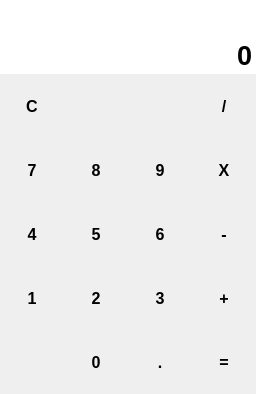
<?xml version="1.0" encoding="UTF-8"?>
<ui version="4.0">
 <class>form_calculatrice</class>
 <widget class="QWidget" name="form_calculatrice">
  <property name="geometry">
   <rect>
    <x>0</x>
    <y>0</y>
    <width>256</width>
    <height>360</height>
   </rect>
  </property>
  <property name="windowTitle">
   <string>Calculatrice</string>
  </property>
  <layout class="QGridLayout" name="gridLayout">
   <property name="leftMargin">
    <number>0</number>
   </property>
   <property name="topMargin">
    <number>0</number>
   </property>
   <property name="rightMargin">
    <number>0</number>
   </property>
   <property name="bottomMargin">
    <number>0</number>
   </property>
   <property name="spacing">
    <number>0</number>
   </property>
   <item row="2" column="0">
    <widget class="QPushButton" name="btn_c">
     <property name="minimumSize">
      <size>
       <width>64</width>
       <height>64</height>
      </size>
     </property>
     <property name="maximumSize">
      <size>
       <width>64</width>
       <height>64</height>
      </size>
     </property>
     <property name="font">
      <font>
       <pointsize>12</pointsize>
       <weight>75</weight>
       <bold>true</bold>
      </font>
     </property>
     <property name="text">
      <string>C</string>
     </property>
     <property name="flat">
      <bool>true</bool>
     </property>
    </widget>
   </item>
   <item row="3" column="0">
    <widget class="QPushButton" name="btn_7">
     <property name="minimumSize">
      <size>
       <width>64</width>
       <height>64</height>
      </size>
     </property>
     <property name="maximumSize">
      <size>
       <width>64</width>
       <height>64</height>
      </size>
     </property>
     <property name="font">
      <font>
       <pointsize>12</pointsize>
       <weight>75</weight>
       <bold>true</bold>
      </font>
     </property>
     <property name="text">
      <string>7</string>
     </property>
     <property name="flat">
      <bool>true</bool>
     </property>
    </widget>
   </item>
   <item row="3" column="1">
    <widget class="QPushButton" name="btn_8">
     <property name="minimumSize">
      <size>
       <width>64</width>
       <height>64</height>
      </size>
     </property>
     <property name="maximumSize">
      <size>
       <width>64</width>
       <height>64</height>
      </size>
     </property>
     <property name="font">
      <font>
       <pointsize>12</pointsize>
       <weight>75</weight>
       <bold>true</bold>
      </font>
     </property>
     <property name="text">
      <string>8</string>
     </property>
     <property name="flat">
      <bool>true</bool>
     </property>
    </widget>
   </item>
   <item row="3" column="2">
    <widget class="QPushButton" name="btn_9">
     <property name="minimumSize">
      <size>
       <width>64</width>
       <height>64</height>
      </size>
     </property>
     <property name="maximumSize">
      <size>
       <width>64</width>
       <height>64</height>
      </size>
     </property>
     <property name="font">
      <font>
       <pointsize>12</pointsize>
       <weight>75</weight>
       <bold>true</bold>
      </font>
     </property>
     <property name="text">
      <string>9</string>
     </property>
     <property name="flat">
      <bool>true</bool>
     </property>
    </widget>
   </item>
   <item row="3" column="3">
    <widget class="QPushButton" name="btn_mult">
     <property name="minimumSize">
      <size>
       <width>64</width>
       <height>64</height>
      </size>
     </property>
     <property name="maximumSize">
      <size>
       <width>64</width>
       <height>64</height>
      </size>
     </property>
     <property name="font">
      <font>
       <pointsize>12</pointsize>
       <weight>75</weight>
       <bold>true</bold>
      </font>
     </property>
     <property name="text">
      <string>X</string>
     </property>
     <property name="flat">
      <bool>true</bool>
     </property>
    </widget>
   </item>
   <item row="4" column="0">
    <widget class="QPushButton" name="btn_4">
     <property name="minimumSize">
      <size>
       <width>64</width>
       <height>64</height>
      </size>
     </property>
     <property name="maximumSize">
      <size>
       <width>64</width>
       <height>64</height>
      </size>
     </property>
     <property name="font">
      <font>
       <pointsize>12</pointsize>
       <weight>75</weight>
       <bold>true</bold>
      </font>
     </property>
     <property name="text">
      <string>4</string>
     </property>
     <property name="flat">
      <bool>true</bool>
     </property>
    </widget>
   </item>
   <item row="4" column="1">
    <widget class="QPushButton" name="btn_5">
     <property name="minimumSize">
      <size>
       <width>64</width>
       <height>64</height>
      </size>
     </property>
     <property name="maximumSize">
      <size>
       <width>64</width>
       <height>64</height>
      </size>
     </property>
     <property name="font">
      <font>
       <pointsize>12</pointsize>
       <weight>75</weight>
       <bold>true</bold>
      </font>
     </property>
     <property name="text">
      <string>5</string>
     </property>
     <property name="flat">
      <bool>true</bool>
     </property>
    </widget>
   </item>
   <item row="4" column="2">
    <widget class="QPushButton" name="btn_6">
     <property name="minimumSize">
      <size>
       <width>64</width>
       <height>64</height>
      </size>
     </property>
     <property name="maximumSize">
      <size>
       <width>64</width>
       <height>64</height>
      </size>
     </property>
     <property name="font">
      <font>
       <pointsize>12</pointsize>
       <weight>75</weight>
       <bold>true</bold>
      </font>
     </property>
     <property name="text">
      <string>6</string>
     </property>
     <property name="flat">
      <bool>true</bool>
     </property>
    </widget>
   </item>
   <item row="4" column="3">
    <widget class="QPushButton" name="btn_moins">
     <property name="minimumSize">
      <size>
       <width>64</width>
       <height>64</height>
      </size>
     </property>
     <property name="maximumSize">
      <size>
       <width>64</width>
       <height>64</height>
      </size>
     </property>
     <property name="font">
      <font>
       <pointsize>12</pointsize>
       <weight>75</weight>
       <bold>true</bold>
      </font>
     </property>
     <property name="text">
      <string>-</string>
     </property>
     <property name="flat">
      <bool>true</bool>
     </property>
    </widget>
   </item>
   <item row="5" column="0">
    <widget class="QPushButton" name="btn_1">
     <property name="minimumSize">
      <size>
       <width>64</width>
       <height>64</height>
      </size>
     </property>
     <property name="maximumSize">
      <size>
       <width>64</width>
       <height>64</height>
      </size>
     </property>
     <property name="font">
      <font>
       <pointsize>12</pointsize>
       <weight>75</weight>
       <bold>true</bold>
      </font>
     </property>
     <property name="text">
      <string>1</string>
     </property>
     <property name="flat">
      <bool>true</bool>
     </property>
    </widget>
   </item>
   <item row="5" column="1">
    <widget class="QPushButton" name="btn_2">
     <property name="minimumSize">
      <size>
       <width>64</width>
       <height>64</height>
      </size>
     </property>
     <property name="maximumSize">
      <size>
       <width>64</width>
       <height>64</height>
      </size>
     </property>
     <property name="font">
      <font>
       <pointsize>12</pointsize>
       <weight>75</weight>
       <bold>true</bold>
      </font>
     </property>
     <property name="text">
      <string>2</string>
     </property>
     <property name="flat">
      <bool>true</bool>
     </property>
    </widget>
   </item>
   <item row="5" column="2">
    <widget class="QPushButton" name="btn_3">
     <property name="minimumSize">
      <size>
       <width>64</width>
       <height>64</height>
      </size>
     </property>
     <property name="maximumSize">
      <size>
       <width>64</width>
       <height>64</height>
      </size>
     </property>
     <property name="font">
      <font>
       <pointsize>12</pointsize>
       <weight>75</weight>
       <bold>true</bold>
      </font>
     </property>
     <property name="text">
      <string>3</string>
     </property>
     <property name="flat">
      <bool>true</bool>
     </property>
    </widget>
   </item>
   <item row="5" column="3">
    <widget class="QPushButton" name="btn_plus">
     <property name="minimumSize">
      <size>
       <width>64</width>
       <height>64</height>
      </size>
     </property>
     <property name="maximumSize">
      <size>
       <width>64</width>
       <height>64</height>
      </size>
     </property>
     <property name="font">
      <font>
       <pointsize>12</pointsize>
       <weight>75</weight>
       <bold>true</bold>
      </font>
     </property>
     <property name="text">
      <string>+</string>
     </property>
     <property name="flat">
      <bool>true</bool>
     </property>
    </widget>
   </item>
   <item row="6" column="1">
    <widget class="QPushButton" name="btn_0">
     <property name="minimumSize">
      <size>
       <width>64</width>
       <height>64</height>
      </size>
     </property>
     <property name="maximumSize">
      <size>
       <width>64</width>
       <height>64</height>
      </size>
     </property>
     <property name="font">
      <font>
       <pointsize>12</pointsize>
       <weight>75</weight>
       <bold>true</bold>
      </font>
     </property>
     <property name="text">
      <string>0</string>
     </property>
     <property name="flat">
      <bool>true</bool>
     </property>
    </widget>
   </item>
   <item row="6" column="2">
    <widget class="QPushButton" name="btn_point">
     <property name="minimumSize">
      <size>
       <width>64</width>
       <height>64</height>
      </size>
     </property>
     <property name="maximumSize">
      <size>
       <width>64</width>
       <height>64</height>
      </size>
     </property>
     <property name="font">
      <font>
       <pointsize>12</pointsize>
       <weight>75</weight>
       <bold>true</bold>
      </font>
     </property>
     <property name="text">
      <string>.</string>
     </property>
     <property name="flat">
      <bool>true</bool>
     </property>
    </widget>
   </item>
   <item row="6" column="3">
    <widget class="QPushButton" name="btn_egal">
     <property name="minimumSize">
      <size>
       <width>64</width>
       <height>64</height>
      </size>
     </property>
     <property name="maximumSize">
      <size>
       <width>64</width>
       <height>64</height>
      </size>
     </property>
     <property name="font">
      <font>
       <pointsize>12</pointsize>
       <weight>75</weight>
       <bold>true</bold>
      </font>
     </property>
     <property name="text">
      <string>=</string>
     </property>
     <property name="flat">
      <bool>true</bool>
     </property>
    </widget>
   </item>
   <item row="1" column="0" colspan="4">
    <widget class="QLineEdit" name="le_resultat">
     <property name="font">
      <font>
       <pointsize>20</pointsize>
       <weight>75</weight>
       <bold>true</bold>
      </font>
     </property>
     <property name="text">
      <string>0</string>
     </property>
     <property name="frame">
      <bool>false</bool>
     </property>
     <property name="alignment">
      <set>Qt::AlignRight|Qt::AlignTrailing|Qt::AlignVCenter</set>
     </property>
    </widget>
   </item>
   <item row="0" column="0" colspan="4">
    <widget class="QLineEdit" name="le_operation">
     <property name="font">
      <font>
       <pointsize>20</pointsize>
       <weight>75</weight>
       <bold>true</bold>
      </font>
     </property>
     <property name="frame">
      <bool>false</bool>
     </property>
     <property name="alignment">
      <set>Qt::AlignRight|Qt::AlignTrailing|Qt::AlignVCenter</set>
     </property>
    </widget>
   </item>
   <item row="2" column="3">
    <widget class="QPushButton" name="btn_div">
     <property name="minimumSize">
      <size>
       <width>64</width>
       <height>64</height>
      </size>
     </property>
     <property name="maximumSize">
      <size>
       <width>64</width>
       <height>64</height>
      </size>
     </property>
     <property name="font">
      <font>
       <pointsize>12</pointsize>
       <weight>75</weight>
       <bold>true</bold>
      </font>
     </property>
     <property name="text">
      <string>/</string>
     </property>
     <property name="flat">
      <bool>true</bool>
     </property>
    </widget>
   </item>
  </layout>
 </widget>
 <resources/>
 <connections/>
</ui>
